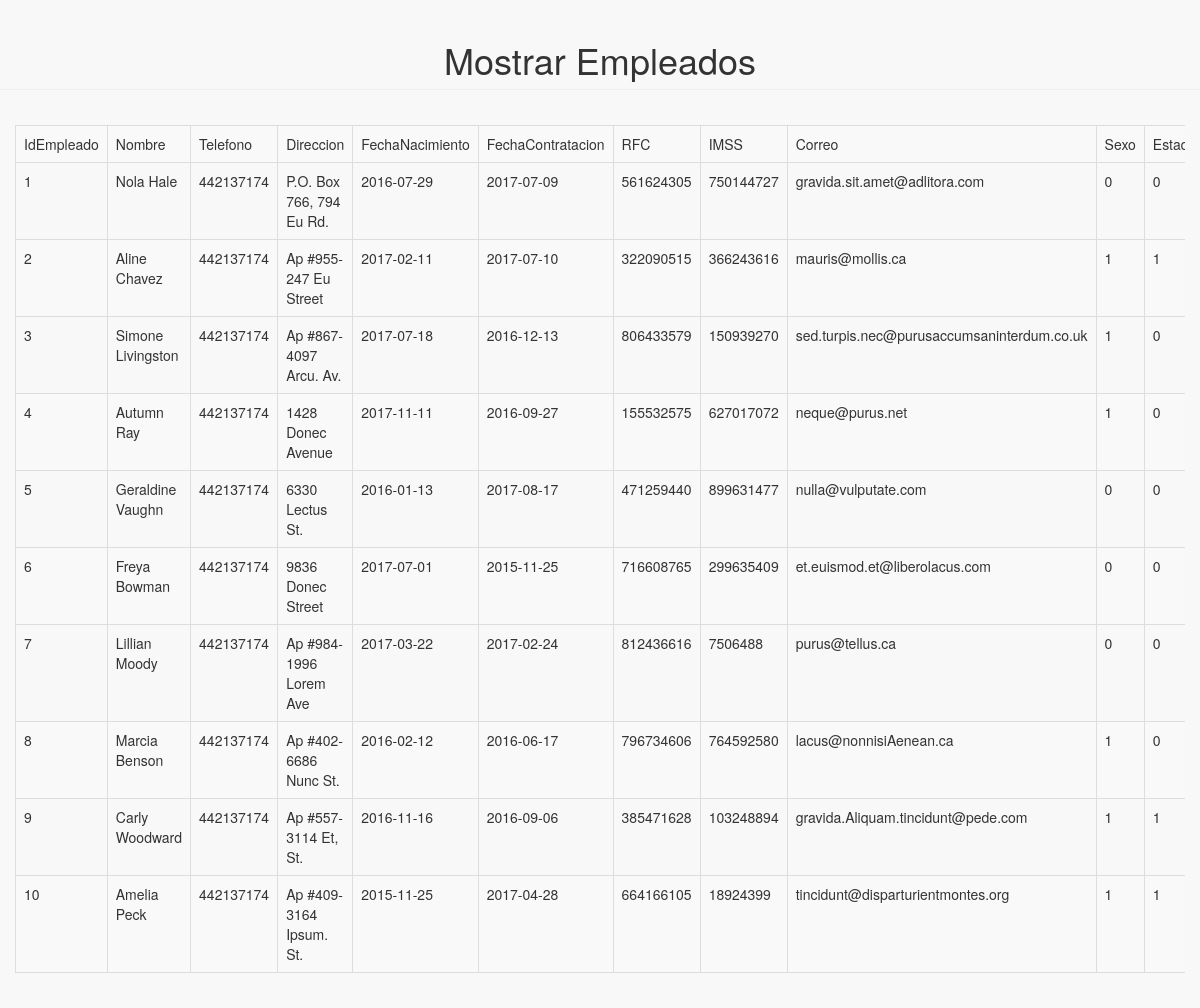
Screenshot of /MostrarRHEmpleados.php with the database file from the repository.
### tables this page shows
CREATE TABLE `rhempleados` (
  `IdEmpleado` int(6) NOT NULL,
  `Nombre` varchar(50) NOT NULL,
  `Telefono` int(13) DEFAULT NULL,
  `Direccion` varchar(100) DEFAULT NULL,
  `FechaNacimiento` date NOT NULL,
  `FechaContratacion` date NOT NULL,
  `RFC` varchar(13) NOT NULL,
  `IMSS` int(11) DEFAULT NULL,
  `Correo` varchar(50) DEFAULT NULL,
  `Sexo` tinyint(1) NOT NULL,
  `EstadoCivil` varchar(10) DEFAULT NULL,
  `CURP` varchar(18) NOT NULL,
  `IdDepartamento` int(3) DEFAULT NULL,
  `IdPuesto` int(6) DEFAULT NULL,
  `IdNomina` int(6) DEFAULT NULL,
  `IdCuenta` varchar(30) DEFAULT NULL,
  `IdDepartamentos` int(3) DEFAULT NULL,
  `IdTurno` int(3) DEFAULT NULL,
  `IdCompra` int(6) DEFAULT NULL,
  `IdVenta` int(6) DEFAULT NULL
);

### MostrarRHEmpleados.php (the view, shortened to what this page needs)
<?php require_once('Connections/localhost.php'); ?>
<?php
$maxRows_R19 = 10;
$pageNum_R19 = 0;
$startRow_R19 = $pageNum_R19 * $maxRows_R19;
$query_R19 = "SELECT * FROM rhempleados";
$query_limit_R19 = sprintf("%s LIMIT %d, %d", $query_R19, $startRow_R19, $maxRows_R19);
$R19 = mysql_query($query_limit_R19, $localhost) or die(mysql_error());
$row_R19 = mysql_fetch_assoc($R19);
?><!DOCTYPE html PUBLIC "-//W3C//DTD XHTML 1.0 Transitional//EN" "http://www.w3.org/TR/xhtml1/DTD/xhtml1-transitional.dtd">
<html xmlns="http://www.w3.org/1999/xhtml">
<head>
    <link href="vendor/bootstrap/css/bootstrap.min.css" rel="stylesheet">
    <link href="vendor/metisMenu/metisMenu.min.css" rel="stylesheet">
    <link href="dist/css/sb-admin-2.css" rel="stylesheet">
    <link href="vendor/font-awesome/css/font-awesome.min.css" rel="stylesheet" type="text/css">
</head>
<body>
<div align="center">
                    <h1 class="page-header">Mostrar Empleados</h1>
</div>
<div align="center" class="panel-body">
<div  class="table-responsive">
<form id="form1" name="form1" method="post" action="">
  <table border="1" class="table table-striped table-bordered table-hover" >
    <tr>
      <td>IdEmpleado</td>
      <td>Nombre</td>
      <td>Telefono</td>
      <td>Direccion</td>
      <td>FechaNacimiento</td>
      <td>FechaContratacion</td>
      <td>RFC</td>
      <td>IMSS</td>
      <td>Correo</td>
      <td>Sexo</td>
      <td>EstadoCivil</td>
    </tr>
    <?php do { ?>
      <tr>
        <td><?php echo $row_R19['IdEmpleado']; ?></td>
        <td><?php echo $row_R19['Nombre']; ?></td>
        <td><?php echo $row_R19['Telefono']; ?></td>
        <td><?php echo $row_R19['Direccion']; ?></td>
        <td><?php echo $row_R19['FechaNacimiento']; ?></td>
        <td><?php echo $row_R19['FechaContratacion']; ?></td>
        <td><?php echo $row_R19['RFC']; ?></td>
        <td><?php echo $row_R19['IMSS']; ?></td>
        <td><?php echo $row_R19['Correo']; ?></td>
        <td><?php echo $row_R19['Sexo']; ?></td>
        <td><?php echo $row_R19['EstadoCivil']; ?></td>
      </tr>
      <?php } while ($row_R19 = mysql_fetch_assoc($R19)); ?>
  </table>
</form>
</div>
</div>
</body>
</html>

### rows the page displays
rhempleados: IdEmpleado "1", Nombre "Nola Hale", Telefono "442137174", Direccion "P.O. Box 766, 794 Eu Rd.", FechaNacimiento "2016-07-29", FechaContratacion "2017-07-09", RFC "561624305", IMSS "750144727", Correo "gravida.sit.amet@adlitora.com", Sexo "0", EstadoCivil "0"
rhempleados: IdEmpleado "2", Nombre "Aline Chavez", Telefono "442137174", Direccion "Ap #955-247 Eu Street", FechaNacimiento "2017-02-11", FechaContratacion "2017-07-10", RFC "322090515", IMSS "366243616", Correo "mauris@mollis.ca", Sexo "1", EstadoCivil "1"
rhempleados: IdEmpleado "3", Nombre "Simone Livingston", Telefono "442137174", Direccion "Ap #867-4097 Arcu. Av.", FechaNacimiento "2017-07-18", FechaContratacion "2016-12-13", RFC "806433579", IMSS "150939270", Correo "sed.turpis.nec@purusaccumsaninterdum.co.uk", Sexo "1", EstadoCivil "0"
rhempleados: IdEmpleado "4", Nombre "Autumn Ray", Telefono "442137174", Direccion "1428 Donec Avenue", FechaNacimiento "2017-11-11", FechaContratacion "2016-09-27", RFC "155532575", IMSS "627017072", Correo "neque@purus.net", Sexo "1", EstadoCivil "0"
rhempleados: IdEmpleado "5", Nombre "Geraldine Vaughn", Telefono "442137174", Direccion "6330 Lectus St.", FechaNacimiento "2016-01-13", FechaContratacion "2017-08-17", RFC "471259440", IMSS "899631477", Correo "nulla@vulputate.com", Sexo "0", EstadoCivil "0"
rhempleados: IdEmpleado "6", Nombre "Freya Bowman", Telefono "442137174", Direccion "9836 Donec Street", FechaNacimiento "2017-07-01", FechaContratacion "2015-11-25", RFC "716608765", IMSS "299635409", Correo "et.euismod.et@liberolacus.com", Sexo "0", EstadoCivil "0"
rhempleados: IdEmpleado "7", Nombre "Lillian Moody", Telefono "442137174", Direccion "Ap #984-1996 Lorem Ave", FechaNacimiento "2017-03-22", FechaContratacion "2017-02-24", RFC "812436616", IMSS "7506488", Correo "purus@tellus.ca", Sexo "0", EstadoCivil "0"
rhempleados: IdEmpleado "8", Nombre "Marcia Benson", Telefono "442137174", Direccion "Ap #402-6686 Nunc St.", FechaNacimiento "2016-02-12", FechaContratacion "2016-06-17", RFC "796734606", IMSS "764592580", Correo "lacus@nonnisiAenean.ca", Sexo "1", EstadoCivil "0"
rhempleados: IdEmpleado "9", Nombre "Carly Woodward", Telefono "442137174", Direccion "Ap #557-3114 Et, St.", FechaNacimiento "2016-11-16", FechaContratacion "2016-09-06", RFC "385471628", IMSS "103248894", Correo "gravida.Aliquam.tincidunt@pede.com", Sexo "1", EstadoCivil "1"
rhempleados: IdEmpleado "10", Nombre "Amelia Peck", Telefono "442137174", Direccion "Ap #409-3164 Ipsum. St.", FechaNacimiento "2015-11-25", FechaContratacion "2017-04-28", RFC "664166105", IMSS "18924399", Correo "tincidunt@disparturientmontes.org", Sexo "1", EstadoCivil "1"
